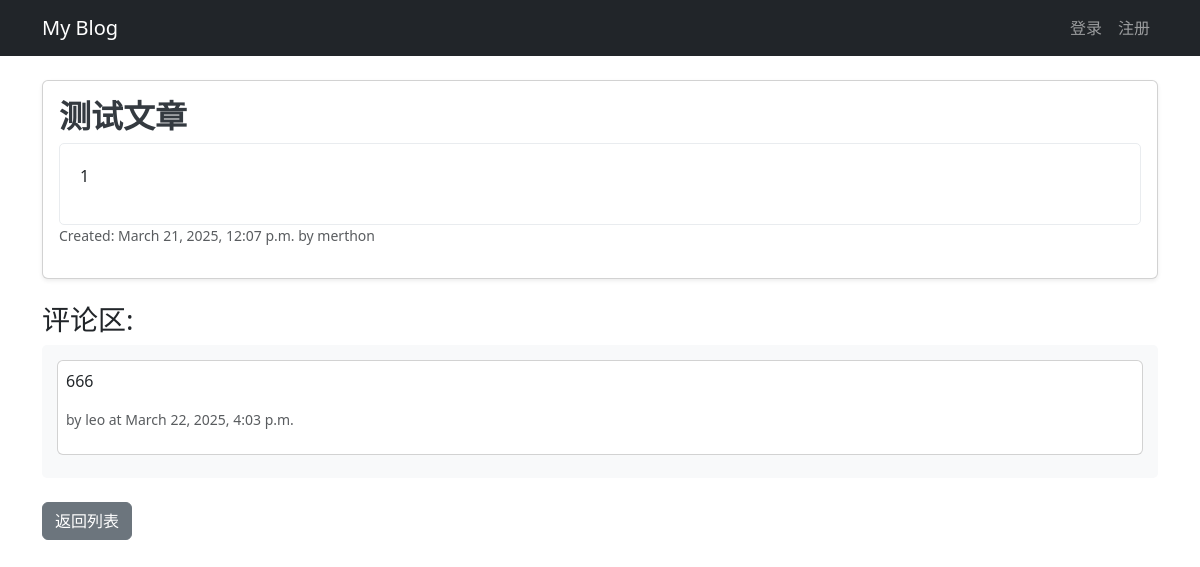
The app's page /posts/1/ with its own data.
### blog/models.py (models this page shows, shortened)
class Post(models.Model):
    title = models.CharField(max_length=200)
    content = models.TextField()
    created_at = models.DateTimeField(auto_now_add=True)
    updated_at = models.DateTimeField(auto_now=True)
    author = models.ForeignKey(User, on_delete=models.CASCADE)  # 加作者字段

class Comment(models.Model):
    post = models.ForeignKey(Post, on_delete=models.CASCADE, related_name='comments')  # 关联到文章
    author = models.ForeignKey(User, on_delete=models.CASCADE)  # 评论者
    content = models.TextField()  # 评论内容
    created_at = models.DateTimeField(auto_now_add=True)  # 评论时间

### blog/views.py (the view, shortened to what this page needs)
# urls.py: path('<int:post_id>/', views.post_detail, name='post_detail'),  # 详情页路径
def post_detail(request, post_id):
    post = get_object_or_404(Post, id=post_id)
    post.content_html = markdown.markdown(post.content, extensions=['extra', 'fenced_code'])  # 支持表格和代码块
    comment_form = CommentForm()
    for comment in post.comments.all():
        comment.content_html = markdown.markdown(comment.content, extensions=['extra', 'fenced_code'])
    return render(request, 'blog/post_detail.html', {'post': post, 'comment_form': comment_form})

### blog/templates/blog/post_detail.html (shortened to what this page needs)
<!DOCTYPE html>
<html>
<head>
    <link href="https://cdn.jsdelivr.net/npm/bootstrap@5.3.0/dist/css/bootstrap.min.css" rel="stylesheet">
</head>
<body>
    <nav class="navbar navbar-expand-lg navbar-dark bg-dark">
        <div class="container">
            <a class="navbar-brand" href="{% url 'post_list' %}">My Blog</a>
            <div class="collapse navbar-collapse">
                <ul class="navbar-nav ms-auto">
                    {% if user.is_authenticated %}
                        <li class="nav-item">
                            <span class="nav-link">欢迎, {{ user.username }}!</span>
                        </li>
                        <li class="nav-item">
                            <a class="nav-link" href="{% url 'post_new' %}">新的文章</a>
                        </li>
                        <li class="nav-item">
                            <a class="nav-link" href="{% url 'logout' %}">登出</a>
                        </li>
                    {% else %}
                        <li class="nav-item">
                            <a class="nav-link" href="{% url 'login' %}">登录</a>
                        </li>
                        <li class="nav-item">
                            <a class="nav-link" href="{% url 'register' %}">注册</a>
                        </li>
                    {% endif %}
                </ul>
            </div>
        </div>
    </nav>
    <div class="container mt-4">
        <div class="card mb-4 shadow-sm">
            <div class="card-body">
                <h1 class="post-title fw-bold fs-2">{{ post.title }}</h1>
                <div class="post-content">{{ post.content_html|safe }}</div>
                <p class="text-muted small">Created: {{ post.created_at }} by {{ post.author }}</p>
            </div>
        </div>
        <h3>评论区:</h3>
        <div class="comment-box mb-4">
            {% for comment in post.comments.all %}
                <div class="card mb-2">
                    <div class="card-body p-2">
                        <p class="card-text">{{ comment.content }}</p>
                        <p class="text-muted small">by {{ comment.author }} at {{ comment.created_at }}</p>
                    </div>
                </div>
            {% empty %}
                <p>还没有评论</p>
            {% endfor %}
        </div>
        <a href="{% url 'post_list' %}" class="btn btn-secondary">返回列表</a>
    </div>
</body>
</html>

### blog/templates/blog/post_detail.html (style rules this page uses)
.post-title { color: #343a40; }
.post-content { white-space: pre-wrap; padding: 20px; border: 1px solid #e9ecef; border-radius: 5px; }
.comment-box { background-color: #f8f9fa; padding: 15px; border-radius: 5px; }

### records on screen
Post: title "测试文章", content_html "1", created_at "March 21, 2025, 12:07 p.m.", author "merthon"
Comment: content "666", author "leo", created_at "March 22, 2025, 4:03 p.m."
